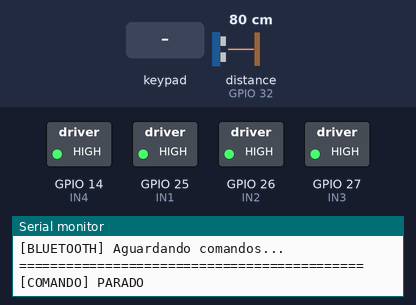
This sketch was run on a simulated ESP32. Shown: switched loads named in the sketch (green lamp = pin HIGH), the last lines printed to the serial monitor. Wiring (inferred from the names in the program): ultrasonic range finder: trigger GPIO 33; echo GPIO 32. The inputs (shaded band) are chosen by the test bench; at power-on: distance to the obstacle (sensor on GPIO 32) 80 cm. The echo pulse lasts 58.3 µs per cm; pins used as bus, display or sensor lines are not drawn.

Above: at 1.2 s.
1.3 s: key 'U' pressed
At 1.55 s:
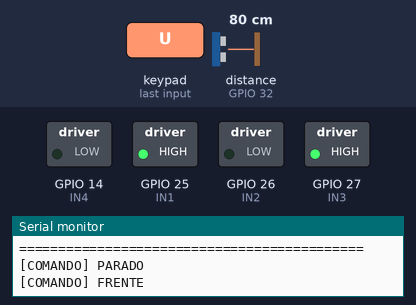
3.2 s: key 'D' pressed
At 3.45 s:
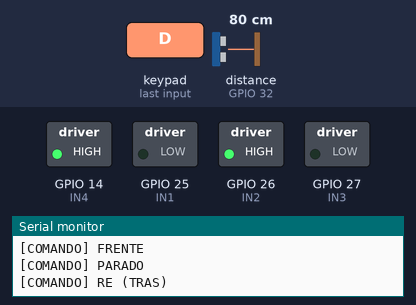
5.1 s: key 'L' pressed
At 5.35 s:
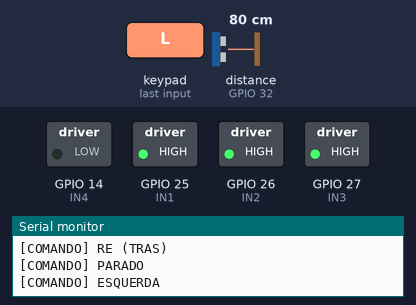
7.0 s: key 'R' pressed
At 7.26 s:
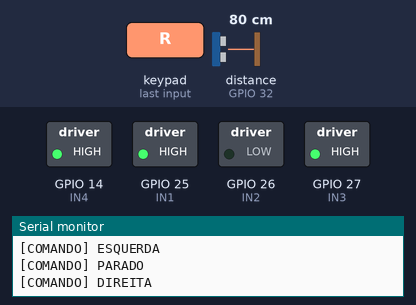
8.9 s: distance to the obstacle (sensor on GPIO 32) set to 2 cm
10.4 s: key 'D' pressed
At 12.3 s:
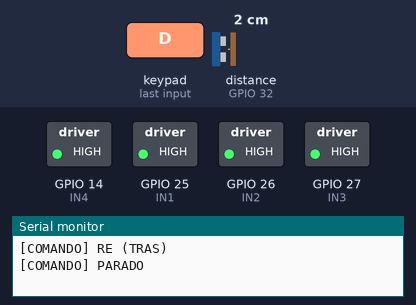
Timing chart, 0 to 13.3 s (numbered marks = the images above; inputs shaded):
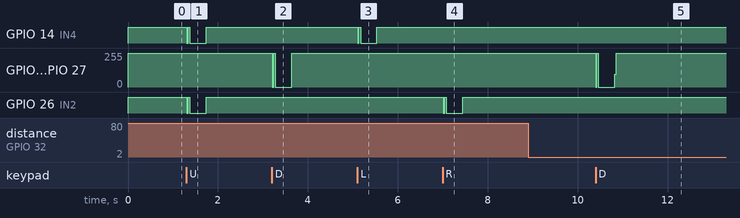

Measured:
- after the input at 1.3 s, GPIO 14 (IN4), GPIO 26 (IN2): HIGH → LOW at once, → HIGH 0.03 s later, → LOW 0.04 s later, → HIGH 0.36 s later
- after the input at 3.2 s, GPIO 25 (IN1), GPIO 27 (IN3): 255/255 → 0/255 at once, → 255/255 0.43 s later
- after the input at 5.1 s, GPIO 14 (IN4): HIGH → LOW at once, → HIGH 0.03 s later, → LOW 0.04 s later, → HIGH 0.36 s later
- after the input at 7.0 s, GPIO 26 (IN2): HIGH → LOW at once, → HIGH 0.03 s later, → LOW 0.04 s later, → HIGH 0.36 s later
- after the input at 10.4 s, GPIO 25 (IN1), GPIO 27 (IN3): 255/255 → 0/255 at once, → 255/255 0.42 s later

The sketch:

carrinho_bluetooth_esp32.ino.ino
```cpp
/*
  ============================================================
  CARRINHO BLUETOOTH COM DABBLE - VERSAO ESP32
  COM SENSOR ULTRASSONICO ANTICOLISAO (HC-SR04)
  ============================================================
  Ponte H:    L298N
  Placa:      ESP32 (DevKit V1 ou similar)
  Bluetooth:  Bluetooth Classic INTERNO do ESP32
              (NAO precisa de modulo HC-05/HC-06!)
  App:        Dabble (iOS / Android)
  Sensor:     HC-SR04 (ultrassonico)

  IMPORTANTE - DIFERENCAS EM RELACAO AO ARDUINO:
    1) O ESP32 ja tem radio Bluetooth embutido. A biblioteca
       Dabble usa esse radio diretamente (Bluetooth Classic),
       entao o modulo HC-05/HC-06 e os pinos 12/11 de RX/TX
       NAO sao mais necessarios. Remova o modulo do circuito.
    2) Dabble.begin() no ESP32 recebe apenas um NOME (que vai
       aparecer na lista de Bluetooth do celular), diferente
       do Arduino que recebia baud rate + pinos.
    3) Os pinos 6 a 11 do ESP32 sao usados internamente para
       a memoria flash (SPI) e NAO devem ser usados como GPIO.
       Por isso os pinos dos motores foram trocados para
       GPIOs livres e seguros.
    4) Evite pinos "input-only" (34, 35, 36, 39) para saidas
       digitais como IN1-IN4, pois eles nao tem resistor de
       pull e nao podem ser usados como OUTPUT.

  ATENCAO - SENSOR ULTRASSONICO (HC-SR04):
    O pino ECHO do HC-SR04 trabalha em 5V, mas o ESP32 so
    tolera 3.3V nos seus GPIOs. Ligar o ECHO direto pode
    DANIFICAR o ESP32. Use um divisor de tensao:

      ECHO (5V) --[ resistor 1k ]--+--> GPIO do ESP32
                                   |
                              [ resistor 2k ]
                                   |
                                  GND

    Isso reduz o sinal de 5V para aproximadamente 3.3V.
    O pino TRIG pode ser ligado direto (ele recebe 3.3V do
    ESP32, que o HC-SR04 aceita normalmente).

  MAPEAMENTO DE PINOS (ESP32):
    IN1  = GPIO 25 (Motor A)
    IN2  = GPIO 26 (Motor A)
    IN3  = GPIO 27 (Motor B)
    IN4  = GPIO 14 (Motor B)
    TRIG = GPIO 33 (Sensor ultrassonico - saida)
    ECHO = GPIO 32 (Sensor ultrassonico - entrada, com divisor de tensao)

    L298N -> ESP32
    ENA / ENB: pode ligar direto no 3.3V/5V ou em jumper
               (sem controle de velocidade neste exemplo)
    GND (L298N) -> GND (ESP32)
    VCC logica do L298N -> 3.3V ou 5V do ESP32, conforme o
               modulo (confira o datasheet do seu L298N)

  CONTROLE:
    No app Dabble, use o modulo "Gamepad"
    Botao cima     = Frente (bloqueado se houver obstaculo perto)
    Botao baixo    = Re
    Botao esquerda = Esquerda
    Botao direita  = Direita
    Nenhum botao   = Parar

  COMPORTAMENTO ANTICOLISAO:
    O sensor mede a distancia continuamente. Se houver um
    obstaculo mais proximo que DISTANCIA_MINIMA_CM, o comando
    de ir para FRENTE e ignorado e o carrinho para, mesmo que
    o botao de cima esteja pressionado no app. Re, esquerda e
    direita continuam funcionando normalmente, para permitir
    que o usuario afaste o carrinho do obstaculo.
  ============================================================
*/

#define CUSTOM_SETTINGS
#define INCLUDE_GAMEPAD_MODULE

// IMPORTANTE: use a biblioteca "DabbleESP32" (da STEMpedia), NAO a
// biblioteca "Dabble" comum (essa e so para Arduino Uno/Nano/Mega
// e usa SoftwareSerial, que nao existe no ESP32).
#include <DabbleESP32.h>

// --- Pinos da Ponte H (adaptados para ESP32) ---
#define IN1 25
#define IN2 26
#define IN3 27
#define IN4 14

// --- Pinos do sensor ultrassonico HC-SR04 ---
#define TRIG_PIN 33
#define ECHO_PIN 32

// --- Distancia minima (em cm) para considerar risco de colisao ---
#define DISTANCIA_MINIMA_CM 15

// --- Tempo maximo de espera pelo echo, em microssegundos ---
// (equivale a cerca de 5 metros de alcance; evita travar o
// codigo caso o sensor nao receba retorno do eco)
#define ECHO_TIMEOUT_US 30000

// Nome que vai aparecer na lista de Bluetooth do celular
#define NOME_BLUETOOTH "CarrinhoESP32"

// --- Controle de estado para os prints ---
bool bluetoothConectado   = false;
String ultimoComando      = "";
bool obstaculoDetectado   = false;

// ============================================================
// FUNCAO: mede a distancia com o HC-SR04 e retorna em cm
// Retorna -1 se nao houver leitura valida (fora de alcance)
// ============================================================
long medirDistanciaCm() {
  digitalWrite(TRIG_PIN, LOW);
  delayMicroseconds(2);
  digitalWrite(TRIG_PIN, HIGH);
  delayMicroseconds(10);
  digitalWrite(TRIG_PIN, LOW);

  long duracao = pulseIn(ECHO_PIN, HIGH, ECHO_TIMEOUT_US);

  if (duracao == 0) {
    return -1; // sem leitura (nada em alcance, ou erro)
  }

  // Velocidade do som ~0.0343 cm/us, dividido por 2 (ida e volta)
  long distanciaCm = duracao * 0.0343 / 2;
  return distanciaCm;
}

// ============================================================
// FUNCOES DE MOVIMENTO
// ============================================================

void parar() {
  digitalWrite(IN1, HIGH);
  digitalWrite(IN2, HIGH);
  digitalWrite(IN3, HIGH);
  digitalWrite(IN4, HIGH);
}

void frente() {
  parar();
  digitalWrite(IN1, HIGH);
  digitalWrite(IN2, LOW);
  digitalWrite(IN3, HIGH);
  digitalWrite(IN4, LOW);
  delay(10);
}

void tras() {
  parar();
  digitalWrite(IN1, LOW);
  digitalWrite(IN2, HIGH);
  digitalWrite(IN3, LOW);
  digitalWrite(IN4, HIGH);
  delay(10);
}

void direita() {
  parar();
  digitalWrite(IN1, HIGH);
  digitalWrite(IN2, LOW);
  delay(10);
}

void esquerda() {
  parar();
  digitalWrite(IN3, HIGH);
  digitalWrite(IN4, LOW);
  delay(10);
}

// ============================================================
// FUNCAO: imprime comando apenas quando muda
// ============================================================
void imprimirComando(String novoComando) {
  if (novoComando != ultimoComando) {
    Serial.print("[COMANDO] ");
    Serial.println(novoComando);
    ultimoComando = novoComando;
  }
}

// ============================================================
// SETUP
// ============================================================

void setup() {
  pinMode(IN1, OUTPUT);
  pinMode(IN2, OUTPUT);
  pinMode(IN3, OUTPUT);
  pinMode(IN4, OUTPUT);

  pinMode(TRIG_PIN, OUTPUT);
  pinMode(ECHO_PIN, INPUT);
  digitalWrite(TRIG_PIN, LOW);

  parar();

  Serial.begin(115200);

  Serial.println("============================================");
  Serial.println("  Carrinho Bluetooth - Dabble (ESP32)");
  Serial.println("  Com sensor ultrassonico anticolisao");
  Serial.println("============================================");
  Serial.println("[SISTEMA] Iniciando Bluetooth interno do ESP32...");

  // No ESP32, o Dabble usa o Bluetooth Classic embutido.
  // O parametro e apenas o nome que aparecera no celular.
  Dabble.begin(NOME_BLUETOOTH);

  Serial.println("[SISTEMA] Bluetooth inicializado.");
  Serial.print("[SISTEMA] Procure por \"");
  Serial.print(NOME_BLUETOOTH);
  Serial.println("\" na lista de pareamento do app Dabble.");
  Serial.println("--------------------------------------------");
}

// ============================================================
// LOOP PRINCIPAL
// ============================================================

void loop() {
  Dabble.processInput();

  // --- Mede a distancia do obstaculo mais proximo ---
  long distancia = medirDistanciaCm();

  if (distancia > 0 && distancia <= DISTANCIA_MINIMA_CM) {
    if (!obstaculoDetectado) {
      obstaculoDetectado = true;
      Serial.print("[SENSOR] Obstaculo detectado a ");
      Serial.print(distancia);
      Serial.println(" cm! Bloqueando movimento para frente.");
    }
  } else {
    if (obstaculoDetectado) {
      obstaculoDetectado = false;
      Serial.println("[SENSOR] Caminho livre novamente.");
    }
  }

  // --- Detecta conexao/desconexao do Dabble ---
  if (Dabble.isAppConnected()) {
    if (!bluetoothConectado) {
      bluetoothConectado = true;
      Serial.println("============================================");
      Serial.println("[BLUETOOTH] App Dabble CONECTADO!");
      Serial.println("[BLUETOOTH] Aguardando comandos...");
      Serial.println("============================================");
    }

    // --- Le e executa os botoes do Gamepad ---
    if (GamePad.isUpPressed()) {
      if (obstaculoDetectado) {
        // Obstaculo perto: ignora o comando de frente e para
        imprimirComando("PARADO (obstaculo detectado)");
        parar();
      } else {
        imprimirComando("FRENTE");
        frente();
      }
    }
    else if (GamePad.isDownPressed()) {
      imprimirComando("RE (TRAS)");
      tras();
    }
    else if (GamePad.isRightPressed()) {
      imprimirComando("DIREITA");
      direita();
    }
    else if (GamePad.isLeftPressed()) {
      imprimirComando("ESQUERDA");
      esquerda();
    }
    else {
      imprimirComando("PARADO");
      parar();
    }

  } else {
    // App desconectado
    if (bluetoothConectado) {
      bluetoothConectado = false;
      ultimoComando = "";
      parar();
      Serial.println("--------------------------------------------");
      Serial.println("[BLUETOOTH] App Dabble DESCONECTADO!");
      Serial.println("[BLUETOOTH] Aguardando nova conexao...");
      Serial.println("--------------------------------------------");
    }
  }
}
```
